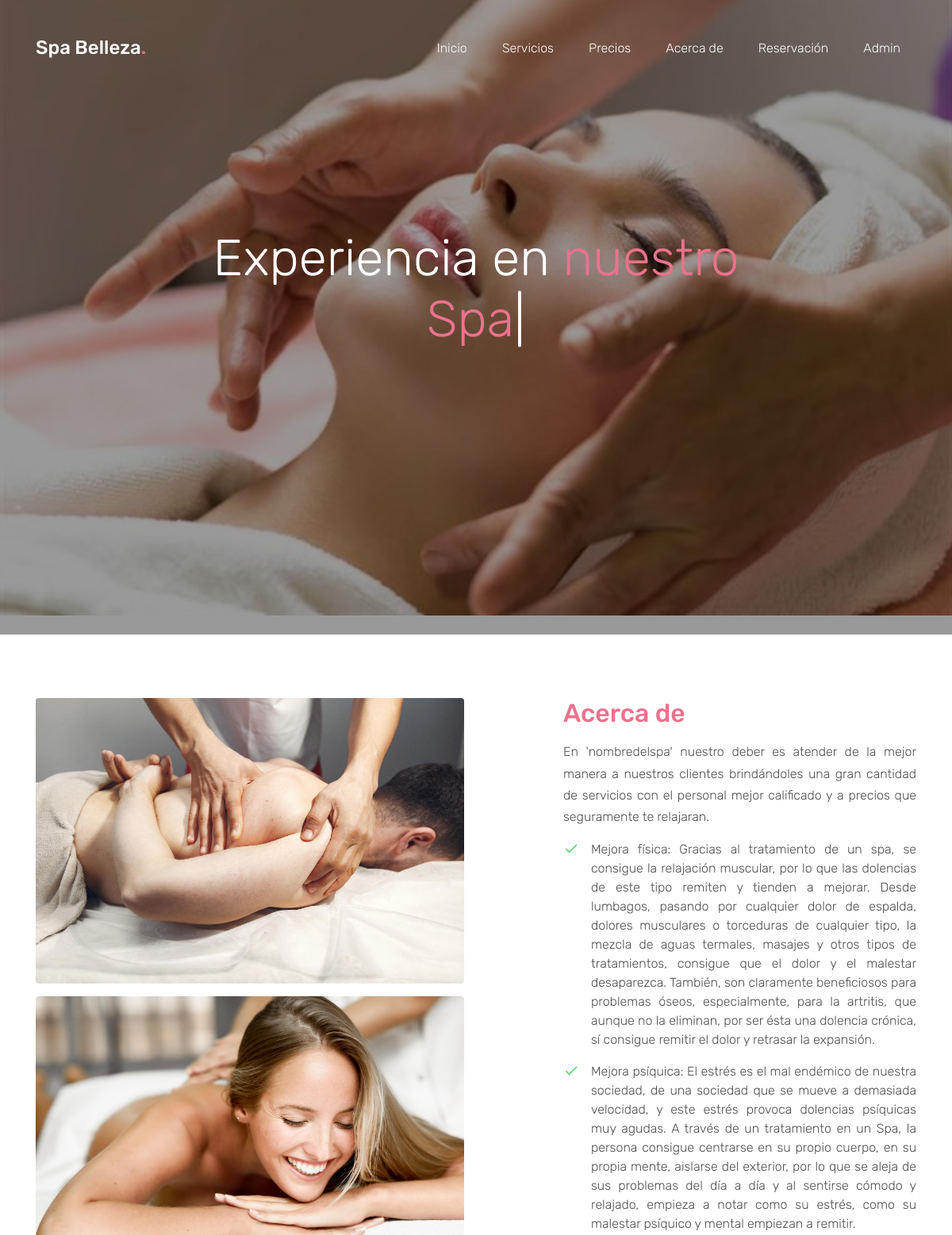
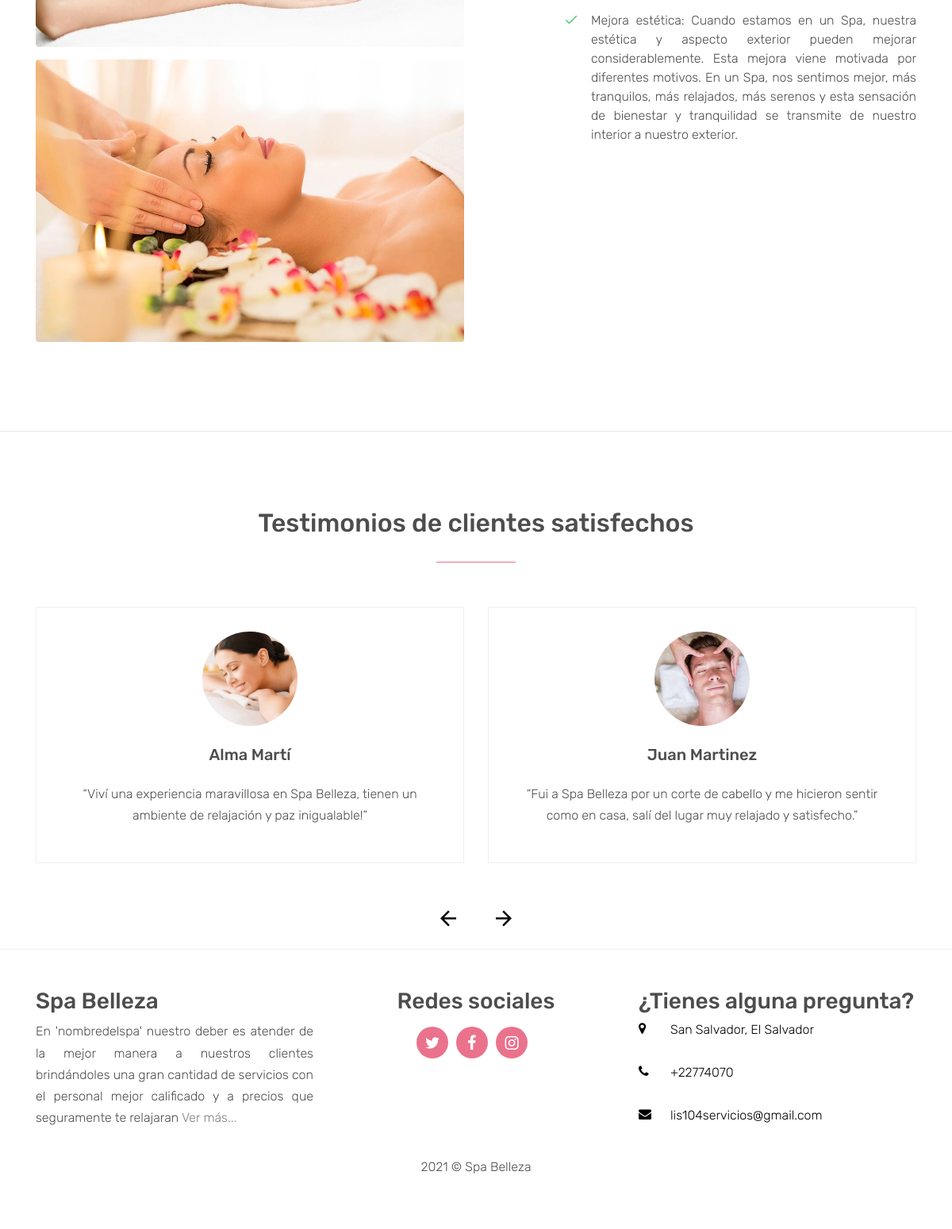
Page /about.php on the committed database (2 pictures, top to bottom).
### tables this page shows
CREATE TABLE `tbpagina` (
  `ID` int(10) NOT NULL,
  `PageType` varchar(200) DEFAULT NULL,
  `PageTitle` mediumtext DEFAULT NULL,
  `PageDescription` mediumtext DEFAULT NULL,
  `Email` varchar(200) DEFAULT NULL,
  `MobileNumber` bigint(10) DEFAULT NULL,
  `UpdationDate` date DEFAULT NULL,
  `Timing` varchar(200) NOT NULL
);

### about.php (the view, shortened to what this page needs)
<?php
include('includes/dbconnection.php');
?>
<!DOCTYPE html>
<html lang="es">
  <head>
    <?php include_once('includes/links.php');?>
  </head>
  <body>
  <?php include_once('includes/header.php');?>
  <div class="site-blocks-cover overlay" style="background-image: url(images/portada_about.jpg);" data-aos="fade" data-stellar-background-ratio="0.5">
    <div class="container">
      <div class="row align-items-center justify-content-center text-center">
        <div class="col-md-10">
          <div class="row justify-content-center mb-4">
            <div class="col-md-10 text-center">
              <h1 data-aos="fade-up" class="mb-5">Experiencia en <span class="typed-words"></span></h1>
            </div>
          </div>
        </div>
      </div>
    </div>
  </div>
<?php
$ret=mysqli_query($con,"select * from tbpagina where PageType='acercade' ");
while ($row=mysqli_fetch_array($ret)) {
?>
  <div class="site-section">
    <div class="container">
      <div class="row">
        <div class="col-md-6">
          <img src="images/about_1.jpg" alt="Image" class="img-fluid rounded mb-3">
          <img src="images/about_2.jpg" alt="Image" class="img-fluid rounded mb-3">
          <img src="images/about_3.jpg" alt="Image" class="img-fluid rounded mb-3">
        </div>
        <div class="col-md-5 ml-auto">
          <h2 class="text-primary mb-3"><span class="subheading"><?php  echo $row['PageTitle'];?></span></h2>
          <p class="text-justify"><?php  echo $row['PageDescription'];?></p>
          <ul class="ul-check list-unstyled success">
            <li><p class="text-justify">Mejora física: Gracias al tratamiento de un spa, se consigue la relajación muscular, por lo que las dolencias de este tipo remiten y tienden a mejorar. Desde lumbagos, pasando por cualquier dolor de espalda, dolores musculares o torceduras de cualquier tipo, la mezcla de aguas termales, masajes y otros tipos de tratamientos, consigue que el dolor y el malestar desaparezca. También, son claramente beneficiosos para problemas óseos, especialmente, para la artritis, que aunque no la eliminan, por ser ésta una dolencia crónica, sí consigue remitir el dolor y retrasar la expansión.</p></li>
            <li><p class="text-justify">Mejora psíquica: El estrés es el mal endémico de nuestra sociedad, de una sociedad que se mueve a demasiada velocidad, y este estrés provoca dolencias psíquicas muy agudas. A través de un tratamiento en un Spa, la persona consigue centrarse en su propio cuerpo, en su propia mente, aislarse del exterior, por lo que se aleja de sus problemas del día a día y al sentirse cómodo y relajado, empieza a notar como su estrés, como su malestar psíquico y mental empiezan a remitir.</p></li>
            <li><p class="text-justify">Mejora estética: Cuando estamos en un Spa, nuestra estética y aspecto exterior pueden mejorar considerablemente. Esta mejora viene motivada por diferentes motivos. En un Spa, nos sentimos mejor, más tranquilos, más relajados, más serenos y esta sensación de bienestar y tranquilidad se transmite de nuestro interior a nuestro exterior.</p>
            </li>
          </ul>
          <?php } ?>
        </div>
      </div>
    </div>
  </div>
  <hr>
  <div class="site-section">
      <div class="container">
        <div class="row mb-5">
          <div class="col-md-12 text-center">
            <h2 class="site-section-heading text-center font-secondary">Testimonios de clientes satisfechos</h2>
          </div>
        </div>
        <div class="row">
          <div class="col-12">
            <div class="owl-carousel-2 owl-carousel">
              <div class="d-block block-testimony mx-auto text-center">
                <div class="person w-25 mx-auto mb-4">
                  <img src="images/cliente_1.jpg" alt="Image" class="img-fluid rounded-circle w-100 mx-auto">
                </div>
                <div>
                  <h2 class="h5 mb-4">Alma Martí</h2>
                  <blockquote>&ldquo;Viví una experiencia maravillosa en Spa Belleza, tienen un ambiente de relajación y paz inigualable!&rdquo;</blockquote>
                </div>
              </div>
              <div class="d-block block-testimony mx-auto text-center">
                <div class="person w-25 mx-auto mb-4">
                  <img src="images/cliente_2.jpg" alt="Image" class="img-fluid rounded-circle w-100 mx-auto">
                </div>
                <div>
                  <h2 class="h5 mb-4">Juan Martinez</h2>
                  <blockquote>&ldquo;Fui a Spa Belleza por un corte de cabello y me hicieron sentir como en casa, salí del lugar muy relajado y satisfecho.&rdquo;</blockquote>
                </div>
              </div>
            </div>
          </div>
        </div>
      </div>
    </div>
  <?php include_once('includes/footer.php');?>
  </body>
</html>

### includes/links.php (shortened to what this page needs)
<link rel="stylesheet" href="fonts/icomoon/style.css">
<link rel="stylesheet" href="css/bootstrap.min.css">
<link rel="stylesheet" href="css/magnific-popup.css">
<link rel="stylesheet" href="css/jquery-ui.css">
<link rel="stylesheet" href="css/owl.carousel.min.css">
<link rel="stylesheet" href="css/owl.theme.default.min.css">
<link rel="stylesheet" href="css/bootstrap-datepicker.css">
<link rel="stylesheet" href="fonts/flaticon/font/flaticon.css">
<link rel="stylesheet" href="css/aos.css">
<link rel="stylesheet" href="css/rangeslider.css">
<link rel="stylesheet" href="css/style.css">
<link rel="stylesheet" href="css/footer_style.css">
<link rel="stylesheet" href="css/flaticon.css">

### includes/header.php (shortened to what this page needs)
<div class="site-wrap">
<header class="site-navbar" role="banner">
  <div class="container">
    <div class="row align-items-center">
      <div class="col-11 col-xl-4">
        <h1 class="mb-0 site-logo"><a href="index.php" class="text-white mb-0">Spa Belleza<span class="text-primary">.</span> </a></h1>
      </div>
      <div class="col-12 col-md-8 d-none d-xl-block">
        <nav class="site-navigation position-relative text-right" role="navigation">
          <ul class="site-menu js-clone-nav mr-auto d-none d-lg-block">
            <li><a href="index.php"><span>Inicio</span></a></li>
            <li><a href="services.php"><span>Servicios</span></a></li>
            <li><a href="prices.php"><span>Precios</span></a></li>
            <li><a href="about.php"><span>Acerca de</span></a></li>
            <li><a href="contact.php"><span>Reservación</span></a></li>
            <li><a href="admin/index.php"><span>Admin</span></a></li>
          </ul>
        </nav>
      </div>
  </div>
</div>
</div>

### includes/footer.php (shortened to what this page needs)
<?php
include('includes/dbconnection.php');
?>
<footer class="ftco-footer ftco-section">
  <div class="container">
    <div class="row">
      <div class="col-md">
        <div class="ftco-footer-widget mb-4">
          <h3 class="ftco-heading-2">Spa Belleza</h3>
          <?php
          $ret=mysqli_query($con,"select * from tbpagina where PageType='Acercade' ");
          while ($row=mysqli_fetch_array($ret)) {
          ?>
          <p class="text-justify"><?php  echo substr($row['PageDescription'],0,200);?>
          <a href="about.php">Ver más...</a></p><?php } ?>
        </div>
      </div>
      <div class="col-md">
        <div class="ftco-footer-widget mb-4">
            <h3 class="ftco-heading-2 text-center">Redes sociales</h3>
            <ul class="ftco-footer-social list-unstyled mt-3 d-flex align-items-center justify-content-center">
              <li class="ftco-animate"><a href="https://www.twitter.com"><span class="icon-twitter"></span></a></li>
              <li class="ftco-animate"><a href="https://www.facebook.com"><span class="icon-facebook"></span></a></li>
              <li class="ftco-animate"><a href="https://www.instagram.com"><span class="icon-instagram"></span></a></li>
            </ul>
        </div>
      </div>
      <div class="col-md">
        <div class="ftco-footer-widget mb-4">
          <h3 class="ftco-heading-2">¿Tienes alguna pregunta?</h3>
            <div class="block-23 mb-3">
            <?php
            $ret=mysqli_query($con,"select * from tbpagina where PageType='contactanos' ");
            while ($row=mysqli_fetch_array($ret)) {
            ?>
              <ul class="list-unstyled">
                <li>
                  <a href="#">
                    <span class="icon icon-map-marker"></span>
                    <span class="text"><?php echo $row['PageDescription'];?></span>
                  </a>
                </li>
                <li>
                  <a href="#">
                    <span class="icon icon-phone"></span>
                    <span class="text">+<?php echo $row['MobileNumber'];?></span>
                  </a>
                </li>
                <li>
                  <a href="#">
                    <span class="icon icon-envelope"></span>
                    <span class="text"><?php echo $row['Email'];?></span>
                  </a>
                </li>
              </ul>
            </div>
          <?php } ?>
        </div>
      </div>
    </div>
    <div class="row">
      <div class="col-md-12 text-center">
        <p>2021 &copy; Spa Belleza</p>
      </div>
    </div>
  </div>
</footer>

### css/style.css (style rules this page uses)
body { line-height: 1.7; color: #4d4d4d; font-weight: 300; font-size: 1rem; }
a { -webkit-transition: .3s all ease; -o-transition: .3s all ease; transition: .3s all ease; }
h1, h2, h3, h4, h5, .h1, .h2, .h3, .h4, .h5 { font-family: "Rubik", -apple-system, BlinkMacSystemFont, "Segoe UI", Roboto, "Helvetica Neue", Arial, sans-serif, "Apple Color Emoji", "Segoe UI Emoji", "Segoe UI Symbol", "Noto Color Emoji"; }
.site-wrap:before { -webkit-transition: .3s all ease-in-out; -o-transition: .3s all ease-in-out; transition: .3s all ease-in-out; background: rgba(0, 0, 0, 0.6); content: ""; position: absolute; z-index: 2000; top: 0; left: 0; right: 0; bottom: 0; opacity: 0; visibility: hidden; }
.site-section { padding: 2.5em 0; }
@media (min-width: 768px) { .site-section { padding: 5em 0; } }
.site-section-heading { position: relative; font-size: 1.7rem; padding-bottom: 30px; }
@media (min-width: 768px) { .site-section-heading { font-size: 2rem; } }
.site-section-heading:after { content: ""; left: 0%; bottom: 0; position: absolute; width: 100px; height: 1px; background: #ea728c; }
.site-section-heading.text-center:after { content: ""; -webkit-transform: translateX(-50%); -ms-transform: translateX(-50%); transform: translateX(-50%); content: ""; left: 50%; bottom: 0; position: absolute; width: 100px; height: 1px; background: #ea728c; }
.ul-check { margin-bottom: 50px; }
.ul-check li { position: relative; padding-left: 35px; margin-bottom: 15px; line-height: 1.5; }
.ul-check li:before { left: 0; font-size: 20px; top: -.3rem; font-family: "icomoon"; content: "\e5ca"; position: absolute; }
.ul-check.success li:before { color: #5fd080; }
.site-navbar { margin-bottom: 0px; z-index: 1999; position: absolute; top: 2rem; width: 100%; }
.site-navbar .site-logo { position: relative; left: 0; font-size: 24px; }
.site-navbar .site-navigation .site-menu { margin-bottom: 0; }
.site-navbar .site-navigation .site-menu a { text-decoration: none !important; display: inline-block; }
.site-navbar .site-navigation .site-menu > li { display: inline-block; }
.site-navbar .site-navigation .site-menu > li > a { padding: 10px 0px; color: #fff; text-decoration: none !important; }
.site-navbar .site-navigation .site-menu > li > a > span { padding: 5px 20px; display: inline-block; -webkit-transition: .3s all ease; -o-transition: .3s all ease; transition: .3s all ease; border-radius: 30px; }
.site-mobile-menu .site-nav-wrap { padding: 0; margin: 0; list-style: none; position: relative; }
.site-mobile-menu .site-nav-wrap a { padding: 10px 20px; display: block; position: relative; color: #212529; }
.site-mobile-menu .site-nav-wrap li { position: relative; display: block; }
.site-mobile-menu .site-nav-wrap > li { display: block; position: relative; float: left; width: 100%; }
.site-mobile-menu .site-nav-wrap > li > a { padding-left: 20px; font-size: 20px; }
.site-blocks-cover { background-size: cover; background-repeat: no-repeat; background-position: top; background-position: center center; }
.site-blocks-cover.overlay { position: relative; }
.site-blocks-cover.overlay:before { position: absolute; content: ""; left: 0; bottom: 0; right: 0; top: 0; background: rgba(0, 0, 0, 0.4); }
.site-blocks-cover, .site-blocks-cover > .container > .row { min-height: 600px; height: calc(100vh); }
.site-blocks-cover h1 { font-size: 4rem; font-weight: 300; color: #fff; }
.owl-carousel-2, .slide-one-item { position: relative; z-index: 1; }
.typed-words { color: #ea728c; }
.block-testimony { padding: 30px; border: 1px solid #efefef; }

### rows in the picture
tbpagina: PageTitle "Acerca de", PageDescription "En 'nombredelspa' nuestro deber es atender de la mejor manera a nuestros clientes brindándoles una gran cantidad de servicios con el personal mejor calificado y a precios que seguramente te relajaran.", PageDescription "En 'nombredelspa' nuestro deber es atender de la mejor manera a nuestros clientes brindándoles una gran cantidad de servicios con el personal mejor calificado y a precios que seguramente te relajaran"
tbpagina: PageDescription "San Salvador, El Salvador", MobileNumber "22774070", Email "lis104servicios@gmail.com"
